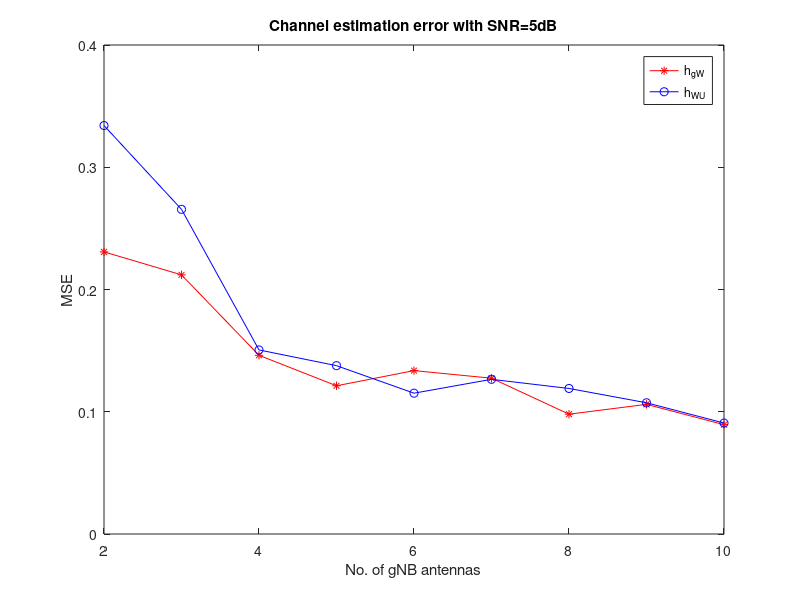
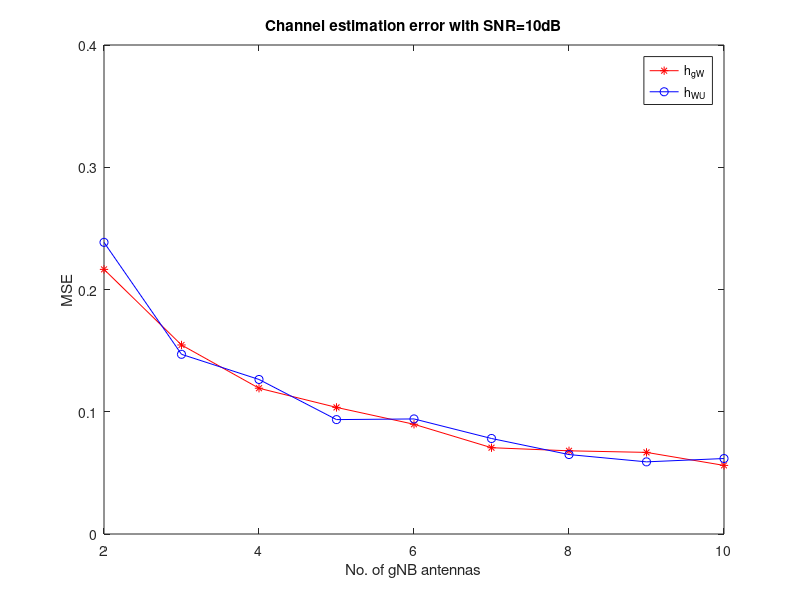
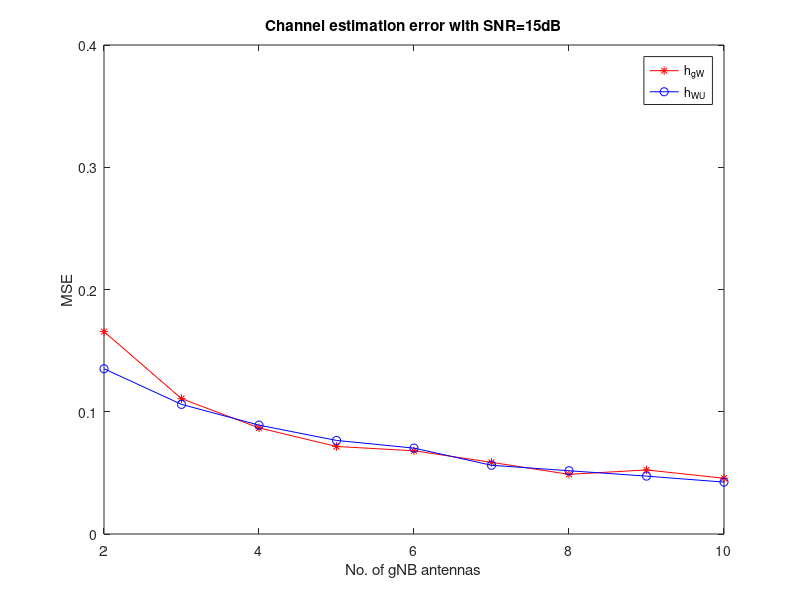
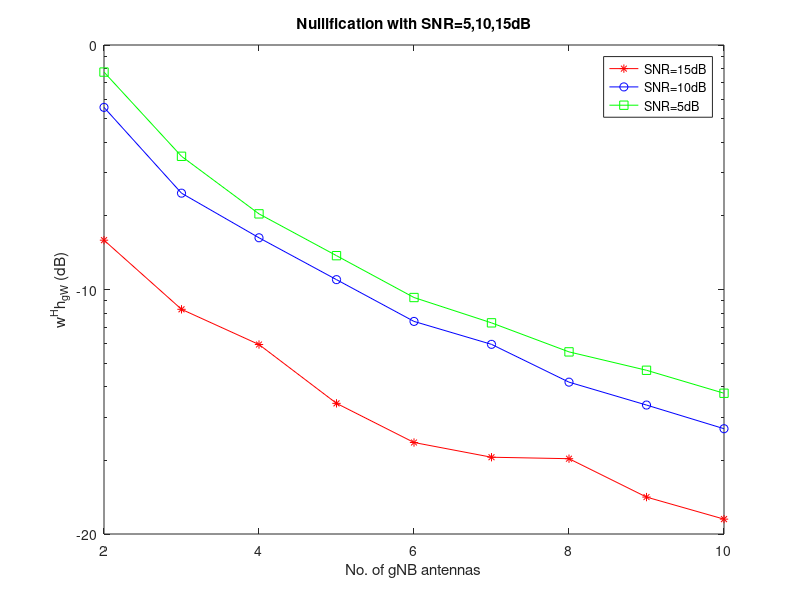

MATLAB code for these plots, in order: (Note: this script raises an error after producing the figures.)
%% Script to show experimental results
load('experimental_data.mat');

%% Channel estimation error with SNR=5dB
figure;
plot(gnb,mse_snr5_hgw,'-*r',gnb,mse_snr5_hwu,'-ob');
xlabel('No. of gNB antennas');
ylabel('MSE');
ylim([0 0.4]);
legend('h_{gW}','h_{WU}','Location','best');
title('Channel estimation error with SNR=5dB');

%% Channel estimation error with SNR=10dB
figure;
plot(gnb,mse_snr10_hgw,'-*r',gnb,mse_snr10_hwu,'-ob');
xlabel('No. of gNB antennas');
ylabel('MSE');
ylim([0 0.4]);
legend('h_{gW}','h_{WU}','Location','best');
title('Channel estimation error with SNR=10dB');

%% Channel estimation error with SNR=15dB
figure;
plot(gnb,mse_snr15_hgw,'-*r',gnb,mse_snr15_hwu,'-ob');
xlabel('No. of gNB antennas');
ylabel('MSE');
ylim([0 0.4]);
legend('h_{gW}','h_{WU}','Location','best');
title('Channel estimation error with SNR=15dB');

%% Nullification with SNR=5,10,15dB
figure;
semilogy(gnb,null_snr_15,'-*r',gnb,null_snr_10,'-ob',gnb,null_snr_5,'-squareg');
xlabel('No. of gNB antennas');
ylabel('w^Hh_{gW} (dB)');
ylim([10^(-2) 1]);
yticklabels([-20 -10 0]);
legend('SNR=15dB','SNR=10dB','SNR=5dB','Location','best');
title('Nullification with SNR=5,10,15dB');

%% Nullification with noise at AP and UE
figure;
semilogy(null_ap_ue_snr,null_ap,'-squarer',null_ap_ue_snr,null_ue,'-^b');
xlabel('SNR (dB)');
ylabel('w^Hh_{gW} (dB)');
ylim([10^(-2) 1]);
yticklabels([-20 -10 0]);
legend('AP','UE','location','best');
title('Nullification with noise at AP and UE');

%% RSSI UE
figure;
plot(gnb,rssi_ue_icc_off,'-*r',gnb,rssi_ue_icc_on,'-ob');
ylim([-72 -62]);
xlabel('No. of gNB antennas');
ylabel('RSSI (dBm)');
legend('ICC OFF','ICC ON','Location','best');
title('gNB downlink RSSI at UE');

%% RSSI Wifi
figure;
plot(gnb,rssi_wifi_icc_off,'-*r',gnb,rssi_wifi_icc_on,'-ob');
hold on;
yline(-79);
ylim([-90 -60]);
xlabel('No. of gNB antennas');
ylabel('RSSI (dBm)');
legend('ICC OFF','ICC ON','Wi-Fi ED','Location','best');
title('gNB downlink RSSI at AP');

%% Data rate ICC only
figure;
plot(chan_cap_snr,data_wifi_icc_off,'-vr',chan_cap_snr,data_wifi_icc_on,'-^b',chan_cap_snr,data_nru_icc_off,'-*m',chan_cap_snr,data_nru_icc_on,'-og',chan_cap_snr,data_sys_icc_on,'-squarek');
xlabel('SNR (dB)');
ylabel('Data Rate (Mbps)');
legend('Wi-Fi ICC OFF','Wi-Fi ICC ON','NR-U ICC OFF','NR-U ICC ON','System ICC ON','location','best');
title('Data rate of NR-U and Wi-Fi with ICC ON/OFF');

%% Data rate comparison
figure;
plot(chan_cap_snr,data_wifi_obo,'-vr',chan_cap_snr,data_wifi_icc,'-^b',chan_cap_snr,data_nru_obo,'-*m',chan_cap_snr,data_nru_icc,'-og');
xlabel('SNR (dB)');
ylabel('Data Rate (Mbps)');
legend('Wi-Fi with OBO','Wi-Fi with ICC','NR-U with OBO','NR-U with ICC','location','best');
title('Data rate comparison of ICC and OBO');

%% Channel capacity comparison
figure;
plot(chan_cap_snr,chan_cap_wifi_obo,'-vr',chan_cap_snr,chan_cap_wifi_icc,'-^b',chan_cap_snr,chan_cap_nru_obo,'-*m',chan_cap_snr,chan_cap_nru_icc,'-og');
xlabel('SNR (dB)');
ylabel('Channel Capacity (Mbps)');
legend('Wi-Fi with OBO','Wi-Fi with ICC','NR-U with OBO','NR-U with ICC','location','best');
title('Channel capacity comparison of ICC and OBO');

%% Channel estimation error exp
figure;
plot(snr,mse_exp,'-or',snr,mse_theory,'-*b');
xlabel('SNR (dB)');
ylabel('Channel Estimation MSE');
legend('Experiment','Theory','location','best');
title('Channel estimation complex experiment');

%% Nullification exp
figure;
semilogy(snr,null_exp,'-or',snr,null_theory,'-*b');
xlabel('SNR (dB)');
ylabel('Nullification (dB)');
ylim([10^(-3) 1]);
yticklabels([-30 -20 -10 0]);
legend('Experiment','Theory','location','best');
title('Nullification complex experiment');
